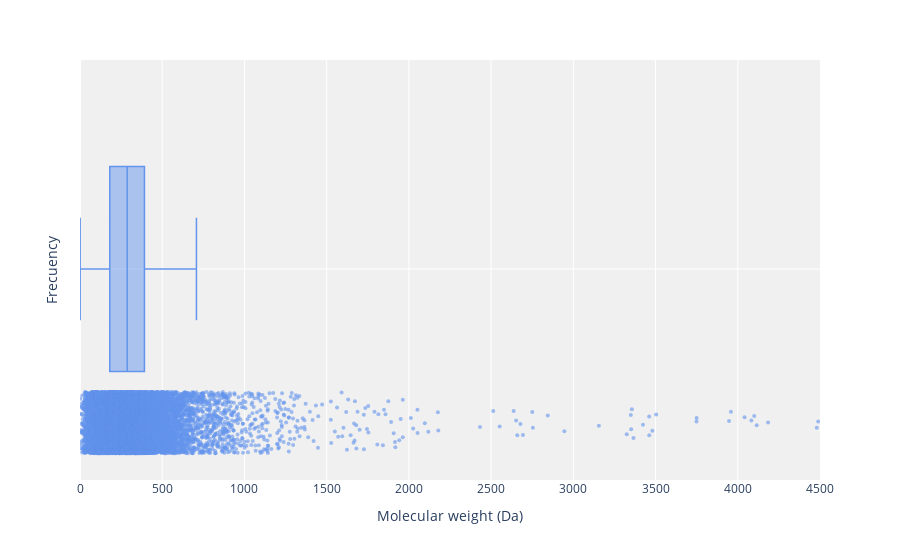

Notebook code for this chart:
### Code cell
# Molecular weight boxplot
fig = px.box(numeric_df, 
                x="molecular_weight",
                points="all",  
                color_discrete_sequence=["skyblue"])  

fig.update_traces(marker=dict(size=4, opacity=0.6, color="cornflowerblue"),  
                  line=dict(width=1.5))  
# Layout
fig.update_layout(
    xaxis_title="Molecular weight (Da)",
    yaxis_title="Frecuency", 
    xaxis=dict(range=[0, 4500], title_font=dict(size=14)),  
    yaxis=dict(showgrid=True), 
    plot_bgcolor="rgba(240,240,240,0.95)", 
    font=dict(size=12)  
)
fig.show()

### Figure 1 — Plotly figure (JSON) as saved in the notebook; plotly's stock layout.template omitted (floating-point values rounded to 4 significant figures; data arrays with more than 128 entries replaced by an {"elided": "..."} marker saying what was removed)
{"data": [{"alignmentgroup": "True", "boxpoints": "all", "hovertemplate": "molecular_weight=%{x}<extra></extra>", "legendgroup": "", "line": {"width": 1.5}, "marker": {"color": "cornflowerblue", "opacity": 0.6, "size": 4}, "name": "", "notched": false, "offsetgroup": "", "orientation": "h", "showlegend": false, "type": "box", "x": {"elided": "15125 float values"}, "x0": " ", "xaxis": "x", "y0": " ", "yaxis": "y"}], "layout": {"boxmode": "group", "font": {"size": 12}, "legend": {"tracegroupgap": 0}, "margin": {"t": 60}, "plot_bgcolor": "rgba(240,240,240,0.95)", "xaxis": {"anchor": "y", "domain": [0, 1], "range": [0, 4500], "title": {"font": {"size": 14}, "text": "Molecular weight (Da)"}}, "yaxis": {"anchor": "x", "domain": [0, 1], "showgrid": true, "title": {"text": "Frecuency"}}}}
